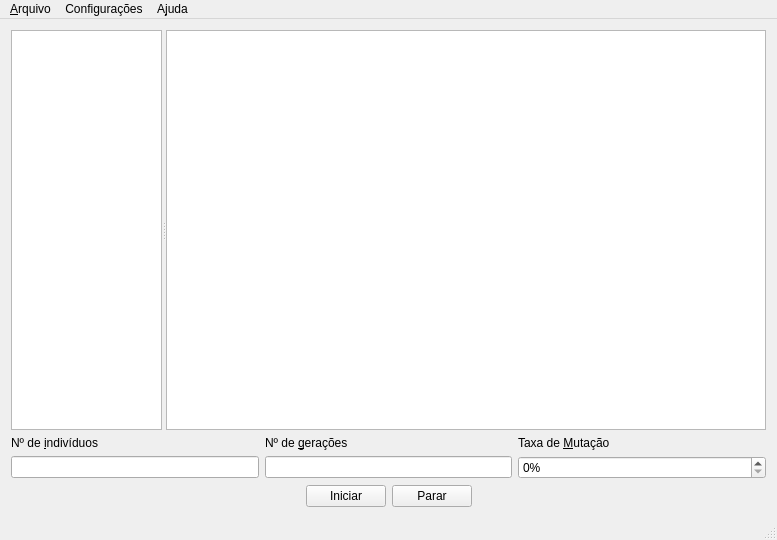
<?xml version="1.0" encoding="UTF-8"?>
<ui version="4.0">
 <class>MainWindow</class>
 <widget class="QMainWindow" name="MainWindow">
  <property name="geometry">
   <rect>
    <x>0</x>
    <y>0</y>
    <width>777</width>
    <height>529</height>
   </rect>
  </property>
  <property name="windowTitle">
   <string>GATSP</string>
  </property>
  <widget class="QWidget" name="centralWidget">
   <layout class="QGridLayout" name="gridLayout_2">
    <item row="0" column="0">
     <widget class="QSplitter" name="splitter">
      <property name="orientation">
       <enum>Qt::Horizontal</enum>
      </property>
      <widget class="QListWidget" name="historyList">
       <property name="minimumSize">
        <size>
         <width>0</width>
         <height>400</height>
        </size>
       </property>
       <property name="maximumSize">
        <size>
         <width>400</width>
         <height>16777215</height>
        </size>
       </property>
       <property name="alternatingRowColors">
        <bool>true</bool>
       </property>
      </widget>
      <widget class="QGraphicsView" name="canvas">
       <property name="minimumSize">
        <size>
         <width>600</width>
         <height>400</height>
        </size>
       </property>
       <property name="verticalScrollBarPolicy">
        <enum>Qt::ScrollBarAlwaysOff</enum>
       </property>
       <property name="horizontalScrollBarPolicy">
        <enum>Qt::ScrollBarAlwaysOff</enum>
       </property>
       <property name="renderHints">
        <set>QPainter::Antialiasing|QPainter::HighQualityAntialiasing|QPainter::TextAntialiasing</set>
       </property>
      </widget>
     </widget>
    </item>
    <item row="1" column="0">
     <layout class="QGridLayout" name="gridLayout">
      <item row="0" column="0">
       <widget class="QLabel" name="qtdIndiviuosLabel">
        <property name="sizePolicy">
         <sizepolicy hsizetype="Preferred" vsizetype="Fixed">
          <horstretch>0</horstretch>
          <verstretch>0</verstretch>
         </sizepolicy>
        </property>
        <property name="text">
         <string>Nº de &amp;indivíduos</string>
        </property>
        <property name="buddy">
         <cstring>qtdIndividuosLine</cstring>
        </property>
       </widget>
      </item>
      <item row="0" column="1">
       <widget class="QLabel" name="qtdGeracoesLabel">
        <property name="sizePolicy">
         <sizepolicy hsizetype="Preferred" vsizetype="Fixed">
          <horstretch>0</horstretch>
          <verstretch>0</verstretch>
         </sizepolicy>
        </property>
        <property name="text">
         <string>Nº de &amp;gerações</string>
        </property>
        <property name="buddy">
         <cstring>qtdGeracoesLine</cstring>
        </property>
       </widget>
      </item>
      <item row="0" column="2">
       <widget class="QLabel" name="taxaMutacaoLabel">
        <property name="sizePolicy">
         <sizepolicy hsizetype="Preferred" vsizetype="Fixed">
          <horstretch>0</horstretch>
          <verstretch>0</verstretch>
         </sizepolicy>
        </property>
        <property name="text">
         <string>Taxa de &amp;Mutação</string>
        </property>
        <property name="buddy">
         <cstring>taxaMutacaoLine</cstring>
        </property>
       </widget>
      </item>
      <item row="1" column="0">
       <widget class="QLineEdit" name="qtdIndividuosLine"/>
      </item>
      <item row="1" column="1">
       <widget class="QLineEdit" name="qtdGeracoesLine"/>
      </item>
      <item row="1" column="2">
       <widget class="QSpinBox" name="taxaMutacaoLine">
        <property name="sizePolicy">
         <sizepolicy hsizetype="Expanding" vsizetype="Fixed">
          <horstretch>0</horstretch>
          <verstretch>0</verstretch>
         </sizepolicy>
        </property>
        <property name="wrapping">
         <bool>false</bool>
        </property>
        <property name="suffix">
         <string>%</string>
        </property>
        <property name="maximum">
         <number>100</number>
        </property>
       </widget>
      </item>
     </layout>
    </item>
    <item row="2" column="0">
     <layout class="QHBoxLayout" name="horizontalLayout">
      <item>
       <spacer name="horizontalSpacer_2">
        <property name="orientation">
         <enum>Qt::Horizontal</enum>
        </property>
        <property name="sizeHint" stdset="0">
         <size>
          <width>40</width>
          <height>20</height>
         </size>
        </property>
       </spacer>
      </item>
      <item>
       <widget class="QPushButton" name="iniciarButton">
        <property name="maximumSize">
         <size>
          <width>100</width>
          <height>25</height>
         </size>
        </property>
        <property name="text">
         <string>Iniciar</string>
        </property>
       </widget>
      </item>
      <item>
       <widget class="QPushButton" name="pararButton">
        <property name="maximumSize">
         <size>
          <width>100</width>
          <height>25</height>
         </size>
        </property>
        <property name="text">
         <string>Parar</string>
        </property>
       </widget>
      </item>
      <item>
       <spacer name="horizontalSpacer">
        <property name="orientation">
         <enum>Qt::Horizontal</enum>
        </property>
        <property name="sizeHint" stdset="0">
         <size>
          <width>40</width>
          <height>20</height>
         </size>
        </property>
       </spacer>
      </item>
     </layout>
    </item>
   </layout>
  </widget>
  <widget class="QMenuBar" name="menuBar">
   <property name="geometry">
    <rect>
     <x>0</x>
     <y>0</y>
     <width>777</width>
     <height>21</height>
    </rect>
   </property>
   <widget class="QMenu" name="menuArquivo">
    <property name="title">
     <string>&amp;Arquivo</string>
    </property>
    <addaction name="sairAction"/>
    <addaction name="backgroundImageAction"/>
    <addaction name="limparTelaAction"/>
   </widget>
   <widget class="QMenu" name="menuAjuda">
    <property name="title">
     <string>A&amp;juda</string>
    </property>
    <addaction name="helpAction"/>
    <addaction name="sobreAction"/>
   </widget>
   <widget class="QMenu" name="menuFerramentas">
    <property name="title">
     <string>Configurações</string>
    </property>
    <addaction name="preferenciasAction"/>
   </widget>
   <addaction name="menuArquivo"/>
   <addaction name="menuFerramentas"/>
   <addaction name="menuAjuda"/>
  </widget>
  <widget class="QStatusBar" name="statusBar"/>
  <action name="sairAction">
   <property name="text">
    <string>&amp;Sair</string>
   </property>
   <property name="shortcut">
    <string>Ctrl+Alt+S</string>
   </property>
  </action>
  <action name="sobreAction">
   <property name="text">
    <string>&amp;Sobre</string>
   </property>
   <property name="shortcut">
    <string>Ctrl+A</string>
   </property>
  </action>
  <action name="backgroundImageAction">
   <property name="text">
    <string>Carregar Imagem de Fundo</string>
   </property>
   <property name="shortcut">
    <string>Ctrl+I</string>
   </property>
  </action>
  <action name="limparTelaAction">
   <property name="text">
    <string>Limpar Tela</string>
   </property>
   <property name="shortcut">
    <string>Ctrl+L</string>
   </property>
  </action>
  <action name="preferenciasAction">
   <property name="text">
    <string>Preferências</string>
   </property>
   <property name="shortcut">
    <string>Ctrl+P</string>
   </property>
  </action>
  <action name="helpAction">
   <property name="text">
    <string>Ajuda</string>
   </property>
  </action>
 </widget>
 <layoutdefault spacing="6" margin="11"/>
 <tabstops>
  <tabstop>qtdIndividuosLine</tabstop>
  <tabstop>qtdGeracoesLine</tabstop>
  <tabstop>iniciarButton</tabstop>
  <tabstop>pararButton</tabstop>
  <tabstop>canvas</tabstop>
 </tabstops>
 <resources/>
 <connections>
  <connection>
   <sender>sairAction</sender>
   <signal>triggered()</signal>
   <receiver>MainWindow</receiver>
   <slot>close()</slot>
   <hints>
    <hint type="sourcelabel">
     <x>-1</x>
     <y>-1</y>
    </hint>
    <hint type="destinationlabel">
     <x>399</x>
     <y>299</y>
    </hint>
   </hints>
  </connection>
 </connections>
</ui>
